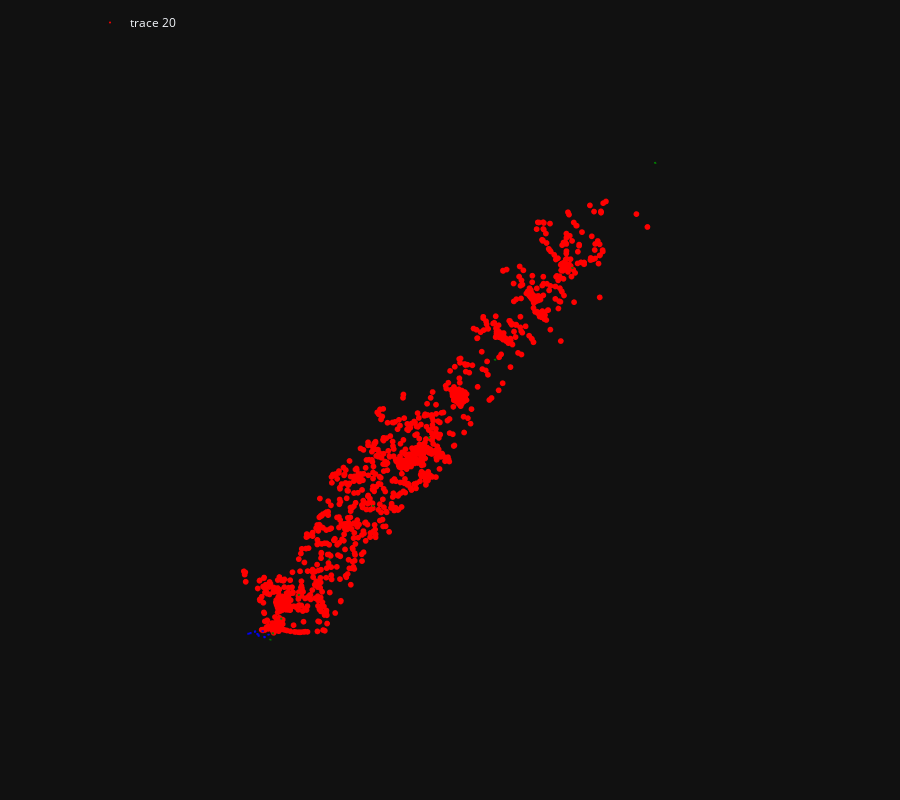

The notebook cell saved with this chart:
### Markdown cell above
### Visualize Poses and Points for Initialized Conditions

### Code cell
def visualize_batch(poses, gt_poses, points):
    fig = init_figure()
    fig.update_layout(showlegend=True)
    for pose, gt_pose in zip(poses, gt_poses):
        R = pose.rotation().matrix().cpu().numpy()
        t = pose.translation().cpu().numpy()
        Rgt = gt_pose.rotation().matrix().cpu().numpy()
        tgt = gt_pose.translation().cpu().numpy()
        K = dataset.K

        plot_camera(fig, Rgt, tgt, K, text="gt", size=1, color="blue")
        plot_camera(fig, R, t, K, text="pred", size=1, color="green")

    X = points.cpu().numpy().squeeze()
    plot_points(fig, X, color="red")

    fig.show()


visualize_batch(imu_poses, data["gt_pose"], points3D)

### Figure 1 — Plotly figure (JSON) as saved in the notebook; plotly's stock layout.template omitted (floating-point values rounded to 4 significant figures; data arrays with more than 128 entries replaced by an {"elided": "..."} marker saying what was removed)
{"data": [{"hovertemplate": "gt", "line": {"color": "blue", "width": 1}, "mode": "lines", "showlegend": false, "type": "scatter3d", "x": [1.206, 1.152, 1.271, 1.206, 1.271, 1.283, 1.206, 1.283, 1.164, 1.206, 1.164, 1.152], "y": [0.008978, -0.07361, -0.06057, 0.008978, -0.06057, 0.02722, 0.008978, 0.02722, 0.01417, 0.008978, 0.01417, -0.07361], "z": [1.274, 1.277, 1.247, 1.274, 1.247, 1.334, 1.274, 1.334, 1.364, 1.274, 1.364, 1.277]}, {"hovertemplate": "pred", "line": {"color": "green", "width": 1}, "mode": "lines", "showlegend": false, "type": "scatter3d", "x": [1.206, 1.152, 1.271, 1.206, 1.271, 1.283, 1.206, 1.283, 1.164, 1.206, 1.164, 1.152], "y": [0.008921, -0.07375, -0.06058, 0.008921, -0.06058, 0.0274, 0.008921, 0.0274, 0.01423, 0.008921, 0.01423, -0.07375], "z": [1.274, 1.277, 1.247, 1.274, 1.247, 1.334, 1.274, 1.334, 1.364, 1.274, 1.364, 1.277]}, {"hovertemplate": "gt", "line": {"color": "blue", "width": 1}, "mode": "lines", "showlegend": false, "type": "scatter3d", "x": [1.09, 1.017, 1.139, 1.09, 1.139, 1.154, 1.09, 1.154, 1.032, 1.09, 1.032, 1.017], "y": [-0.3464, -0.4138, -0.4317, -0.3464, -0.4317, -0.3377, -0.3464, -0.3377, -0.3197, -0.3464, -0.3197, -0.4138], "z": [1.552, 1.549, 1.547, 1.552, 1.547, 1.627, 1.552, 1.627, 1.628, 1.552, 1.628, 1.549]}, {"hovertemplate": "pred", "line": {"color": "green", "width": 1}, "mode": "lines", "showlegend": false, "type": "scatter3d", "x": [1.382, 1.331, 1.45, 1.382, 1.45, 1.457, 1.382, 1.457, 1.338, 1.382, 1.338, 1.331], "y": [-0.4679, -0.5475, -0.5397, -0.4679, -0.5397, -0.4282, -0.4679, -0.4282, -0.436, -0.4679, -0.436, -0.5475], "z": [1.266, 1.295, 1.263, 1.266, 1.263, 1.317, 1.266, 1.317, 1.348, 1.266, 1.348, 1.295]}, {"hovertemplate": "gt", "line": {"color": "blue", "width": 1}, "mode": "lines", "showlegend": false, "type": "scatter3d", "x": [0.656, 0.5882, 0.7089, 0.656, 0.7089, 0.731, 0.656, 0.731, 0.6103, 0.656, 0.6103, 0.5882], "y": [-0.6114, -0.6797, -0.6947, -0.6114, -0.6947, -0.5861, -0.6114, -0.5861, -0.5711, -0.6114, -0.5711, -0.6797], "z": [1.398, 1.42, 1.402, 1.398, 1.402, 1.457, 1.398, 1.457, 1.476, 1.398, 1.476, 1.42]}, {"hovertemplate": "pred", "line": {"color": "green", "width": 1}, "mode": "lines", "showlegend": false, "type": "scatter3d", "x": [1.993, 1.929, 2.046, 1.993, 2.046, 2.077, 1.993, 2.077, 1.96, 1.993, 1.96, 1.929], "y": [-1.549, -1.617, -1.632, -1.549, -1.632, -1.525, -1.549, -1.525, -1.509, -1.549, -1.509, -1.617], "z": [0.769, 0.8003, 0.7632, 0.769, 0.7632, 0.8162, 0.769, 0.8162, 0.8533, 0.769, 0.8533, 0.8003]}, {"hovertemplate": "gt", "line": {"color": "blue", "width": 1}, "mode": "lines", "showlegend": false, "type": "scatter3d", "x": [0.09227, 0.03483, 0.1522, 0.09227, 0.1522, 0.1727, 0.09227, 0.1727, 0.05537, 0.09227, 0.05537, 0.03483], "y": [-0.6138, -0.6616, -0.6839, -0.6138, -0.6839, -0.5621, -0.6138, -0.5621, -0.5398, -0.6138, -0.5398, -0.6616], "z": [1.182, 1.247, 1.218, 1.182, 1.218, 1.207, 1.182, 1.207, 1.236, 1.182, 1.236, 1.247]}, {"hovertemplate": "pred", "line": {"color": "green", "width": 1}, "mode": "lines", "showlegend": false, "type": "scatter3d", "x": [3.28, 3.198, 3.29, 3.28, 3.29, 3.371, 3.28, 3.371, 3.278, 3.28, 3.278, 3.198], "y": [-3.322, -3.357, -3.42, -3.322, -3.42, -3.337, -3.322, -3.337, -3.274, -3.322, -3.274, -3.357], "z": [-0.1706, -0.129, -0.1802, -0.1706, -0.1802, -0.1353, -0.1706, -0.1353, -0.08414, -0.1706, -0.08414, -0.129]}, {"hovertemplate": "gt", "line": {"color": "blue", "width": 1}, "mode": "lines", "showlegend": false, "type": "scatter3d", "x": [-0.3803, -0.4356, -0.3136, -0.3803, -0.3136, -0.3135, -0.3803, -0.3135, -0.4355, -0.3803, -0.4355, -0.4356], "y": [-0.4667, -0.5, -0.5067, -0.4667, -0.5067, -0.3945, -0.4667, -0.3945, -0.3878, -0.4667, -0.3878, -0.5], "z": [1.368, 1.442, 1.428, 1.368, 1.428, 1.376, 1.368, 1.376, 1.39, 1.368, 1.39, 1.442]}, {"hovertemplate": "pred", "line": {"color": "green", "width": 1}, "mode": "lines", "showlegend": false, "type": "scatter3d", "x": [5.485, 5.409, 5.461, 5.485, 5.461, 5.572, 5.485, 5.572, 5.521, 5.485, 5.521, 5.409], "y": [-5.945, -5.95, -6.041, -5.945, -6.041, -5.989, -5.945, -5.989, -5.898, -5.945, -5.898, -5.95], "z": [-1.242, -1.18, -1.245, -1.242, -1.245, -1.228, -1.242, -1.228, -1.163, -1.242, -1.163, -1.18]}, {"hovertemplate": "gt", "line": {"color": "blue", "width": 1}, "mode": "lines", "showlegend": false, "type": "scatter3d", "x": [-0.2236, -0.2844, -0.162, -0.2236, -0.162, -0.1705, -0.2236, -0.1705, -0.2929, -0.2236, -0.2929, -0.2844], "y": [-0.4909, -0.543, -0.5321, -0.4909, -0.5321, -0.4134, -0.4909, -0.4134, -0.4244, -0.4909, -0.4244, -0.543], "z": [1.645, 1.703, 1.711, 1.645, 1.711, 1.676, 1.645, 1.676, 1.668, 1.645, 1.668, 1.703]}, {"hovertemplate": "pred", "line": {"color": "green", "width": 1}, "mode": "lines", "showlegend": false, "type": "scatter3d", "x": [8.642, 8.585, 8.62, 8.642, 8.62, 8.731, 8.642, 8.731, 8.696, 8.642, 8.696, 8.585], "y": [-9.911, -9.916, -10.01, -9.911, -10.01, -9.953, -9.911, -9.953, -9.862, -9.911, -9.862, -9.916], "z": [-2.716, -2.636, -2.711, -2.716, -2.711, -2.724, -2.716, -2.724, -2.649, -2.716, -2.649, -2.636]}, {"hovertemplate": "gt", "line": {"color": "blue", "width": 1}, "mode": "lines", "showlegend": false, "type": "scatter3d", "x": [0.2765, 0.2174, 0.3396, 0.2765, 0.3396, 0.3457, 0.2765, 0.3457, 0.2235, 0.2765, 0.2235, 0.2174], "y": [-0.4179, -0.4755, -0.4819, -0.4179, -0.4819, -0.3581, -0.4179, -0.3581, -0.3517, -0.4179, -0.3517, -0.4755], "z": [1.41, 1.464, 1.451, 1.41, 1.451, 1.447, 1.41, 1.447, 1.461, 1.41, 1.461, 1.464]}, {"hovertemplate": "pred", "line": {"color": "green", "width": 1}, "mode": "lines", "showlegend": false, "type": "scatter3d", "x": [12.7, 12.65, 12.71, 12.7, 12.71, 12.8, 12.7, 12.8, 12.74, 12.7, 12.74, 12.65], "y": [-14.99, -15.01, -15.09, -14.99, -15.09, -15.0, -14.99, -15.0, -14.93, -14.99, -14.93, -15.01], "z": [-5.016, -4.94, -5.016, -5.016, -5.016, -5.021, -5.016, -5.021, -4.944, -5.016, -4.944, -4.94]}, {"hovertemplate": "gt", "line": {"color": "blue", "width": 1}, "mode": "lines", "showlegend": false, "type": "scatter3d", "x": [0.768, 0.711, 0.8297, 0.768, 0.8297, 0.8459, 0.768, 0.8459, 0.7272, 0.768, 0.7272, 0.711], "y": [-0.2059, -0.2771, -0.2827, -0.2059, -0.2827, -0.1666, -0.2059, -0.1666, -0.161, -0.2059, -0.161, -0.2771], "z": [1.329, 1.367, 1.335, 1.329, 1.335, 1.375, 1.329, 1.375, 1.407, 1.329, 1.407, 1.367]}, {"hovertemplate": "pred", "line": {"color": "green", "width": 1}, "mode": "lines", "showlegend": false, "type": "scatter3d", "x": [17.5, 17.43, 17.51, 17.5, 17.51, 17.6, 17.5, 17.6, 17.51, 17.5, 17.51, 17.43], "y": [-20.79, -20.83, -20.89, -20.79, -20.89, -20.81, -20.79, -20.81, -20.75, -20.79, -20.75, -20.83], "z": [-8.082, -8.032, -8.097, -8.082, -8.097, -8.058, -8.082, -8.058, -7.994, -8.082, -7.994, -8.032]}, {"hovertemplate": "gt", "line": {"color": "blue", "width": 1}, "mode": "lines", "showlegend": false, "type": "scatter3d", "x": [0.7983, 0.7302, 0.8525, 0.7983, 0.8525, 0.8657, 0.7983, 0.8657, 0.7434, 0.7983, 0.7434, 0.7302], "y": [-0.1661, -0.2354, -0.2477, -0.1661, -0.2477, -0.1363, -0.1661, -0.1363, -0.1241, -0.1661, -0.1241, -0.2354], "z": [1.628, 1.645, 1.641, 1.628, 1.641, 1.694, 1.628, 1.694, 1.698, 1.628, 1.698, 1.645]}, {"hovertemplate": "pred", "line": {"color": "green", "width": 1}, "mode": "lines", "showlegend": false, "type": "scatter3d", "x": [23.11, 23.04, 23.15, 23.11, 23.15, 23.2, 23.11, 23.2, 23.09, 23.11, 23.09, 23.04], "y": [-27.61, -27.67, -27.7, -27.61, -27.7, -27.61, -27.61, -27.61, -27.58, -27.61, -27.58, -27.67], "z": [-11.24, -11.21, -11.26, -11.24, -11.26, -11.2, -11.24, -11.2, -11.15, -11.24, -11.15, -11.21]}, {"hovertemplate": "gt", "line": {"color": "blue", "width": 1}, "mode": "lines", "showlegend": false, "type": "scatter3d", "x": [0.3645, 0.2997, 0.4222, 0.3645, 0.4222, 0.433, 0.3645, 0.433, 0.3105, 0.3645, 0.3105, 0.2997], "y": [-0.2968, -0.3605, -0.3702, -0.2968, -0.3702, -0.2483, -0.2968, -0.2483, -0.2386, -0.2968, -0.2386, -0.3605], "z": [1.551, 1.589, 1.583, 1.551, 1.583, 1.603, 1.551, 1.603, 1.609, 1.551, 1.609, 1.589]}, {"hovertemplate": "pred", "line": {"color": "green", "width": 1}, "mode": "lines", "showlegend": false, "type": "scatter3d", "x": [29.11, 29.04, 29.15, 29.11, 29.15, 29.19, 29.11, 29.19, 29.08, 29.11, 29.08, 29.04], "y": [-35.4, -35.46, -35.49, -35.4, -35.49, -35.38, -35.4, -35.38, -35.35, -35.4, -35.35, -35.46], "z": [-14.38, -14.33, -14.38, -14.38, -14.38, -14.34, -14.38, -14.34, -14.29, -14.38, -14.29, -14.33]}, {"marker": {"color": "red", "line": {"width": 0}, "size": 2}, "mode": "markers", "type": "scatter3d", "x": {"elided": "1139 float values"}, "y": {"elided": "1139 float values"}, "z": {"elided": "1139 float values"}}], "layout": {"height": 800, "legend": {"orientation": "h", "x": 0.1, "xanchor": "left", "y": 0.99, "yanchor": "top"}, "margin": {"b": 0, "l": 0, "pad": 0, "r": 0, "t": 0}, "scene": {"aspectmode": "data", "camera": {"eye": {"x": 0, "y": -0.1, "z": -2}, "projection": {"type": "orthographic"}, "up": {"x": 0, "y": -1, "z": 0}}, "dragmode": "orbit", "xaxis": {"autorange": true, "showbackground": false, "showgrid": false, "showline": false, "showticklabels": true, "visible": false}, "yaxis": {"autorange": true, "showbackground": false, "showgrid": false, "showline": false, "showticklabels": true, "visible": false}, "zaxis": {"autorange": true, "showbackground": false, "showgrid": false, "showline": false, "showticklabels": true, "visible": false}}, "showlegend": true}}
